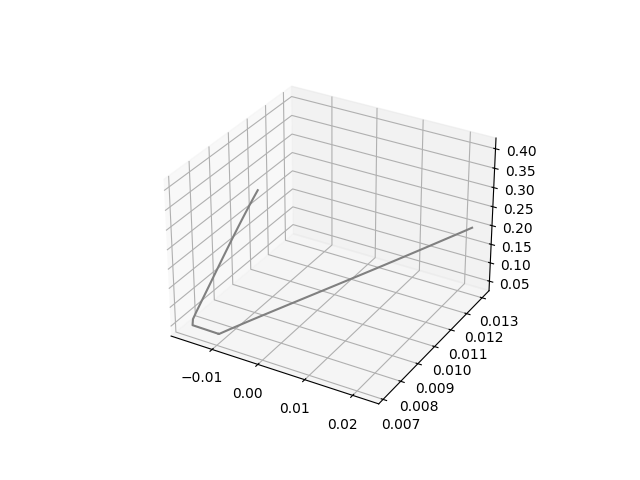

Recreate this plot in Python.
# Import required packages
import gymnasium as gym
import mani_skill.envs
import time
from mani_skill.utils.wrappers import RecordEpisode
import torch
import matplotlib.pyplot as plt
import math

import numpy as np

# Task ID, Visualiation Mode              
env = gym.make("PickCube-v1", render_mode = "rgb_array", control_mode = 'pd_ee_delta_pos', sim_backend = "cpu")
env = RecordEpisode(env, output_dir="Videos", save_trajectory=False,
save_video=True, video_fps=30, max_steps_per_video=100)

obs, _ = env.reset(seed=17) # start the task
env.unwrapped.print_sim_details() # print verbose details about the
# configuration; variables explaining the status of the environment

start_time = time.time()

# counter for iterations
counter = 0
gripper_state = 1 # 1 = open and -1 = closed

# empty lists that store iterations and joint/gripper states
iterations = []
robot_position = []

cube_position = env.cube.pose.p
ee_position = env.agent.tcp.pose.p

# move the robot
x_position_diff = cube_position[0][0] - ee_position[0][0]
y_position_diff = cube_position[0][1] - ee_position[0][1]
z_position_diff = cube_position[0][2] - ee_position[0][2]

total_position_difference = abs(x_position_diff) + abs(y_position_diff) + abs(z_position_diff)

# constant regarding robot movement
movement_constant = 1.2

# move robot to position
while total_position_difference > .015:

    # run the step
    obs, rew, done, truncated, info = env.step(torch.tensor([x_position_diff * movement_constant, 
    y_position_diff * movement_constant, z_position_diff * movement_constant, gripper_state]))

    # update
    cube_position = env.cube.pose.p
    ee_position = env.agent.tcp.pose.p
    x_position_diff = cube_position[0][0] - ee_position[0][0]
    y_position_diff = cube_position[0][1] - ee_position[0][1]
    z_position_diff = cube_position[0][2] - ee_position[0][2]
    total_position_difference = abs(x_position_diff) + abs(y_position_diff) + abs(z_position_diff)
    
    # append to lists
    robot_position.append(ee_position)
    counter += 1
    iterations.append(counter)

# close the gripper
while not info["is_grasped"][0]:
    obs, rew, done, truncated, info = env.step(torch.tensor([0, 0, 0, -.001]))
    iterations.append(counter)
    ee_position = env.agent.tcp.pose.p
    robot_position.append(ee_position)
    counter+=1

# lift up the cube
for i in range(20):
    obs, rew, done, truncated, info = env.step(torch.tensor([0, 0, 0.5, 0]))
    iterations.append(counter)
    ee_position = env.agent.tcp.pose.p
    robot_position.append(ee_position)
    counter+=1
env.close()

# 3D plots 
x_values = []
y_values = []
z_values = []

# separate coordinates
for position in robot_position:
    x_values.append(position[0][0])
    y_values.append(position[0][1])
    z_values.append(position[0][2])

# plot values
ax = plt.axes(projection='3d')
ax.plot3D(x_values, y_values, z_values, 'gray')

plt.savefig("pick")

N = info["elapsed_steps"].item()
dt = time.time() - start_time
FPS = N / (dt)
print(f"Frames Per Second = {N} / {dt} = {FPS}")